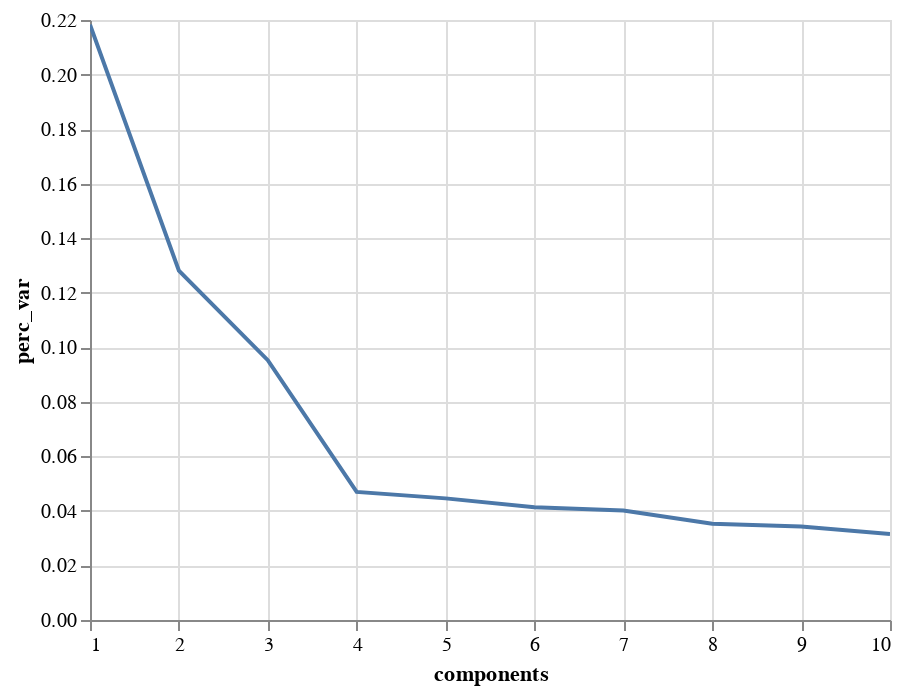

The cell this chart's notebook holds for it:
### Code cell
## Create scree plot with altair
alt.Chart(pc_df).mark_line().encode(x="components",
                                    y="perc_var").interactive()

### Figure 1 — Vega-Lite specification as saved in the notebook (floating-point values rounded to 4 significant figures)
{"config": {"view": {"continuousWidth": 400, "continuousHeight": 300}}, "data": {"name": "data-87a81f4ce9b7af643d5b9e0834cac56f"}, "mark": "line", "encoding": {"x": {"type": "quantitative", "field": "components"}, "y": {"type": "quantitative", "field": "perc_var"}}, "selection": {"selector002": {"type": "interval", "bind": "scales", "encodings": ["x", "y"]}}, "$schema": "https://vega.github.io/schema/vega-lite/v4.8.1.json", "datasets": {"data-87a81f4ce9b7af643d5b9e0834cac56f": [{"components": 1, "perc_var": 0.2183}, {"components": 2, "perc_var": 0.1281}, {"components": 3, "perc_var": 0.09526}, {"components": 4, "perc_var": 0.04696}, {"components": 5, "perc_var": 0.04459}, {"components": 6, "perc_var": 0.0413}, {"components": 7, "perc_var": 0.04018}, {"components": 8, "perc_var": 0.0353}, {"components": 9, "perc_var": 0.03427}, {"components": 10, "perc_var": 0.0315}]}}
